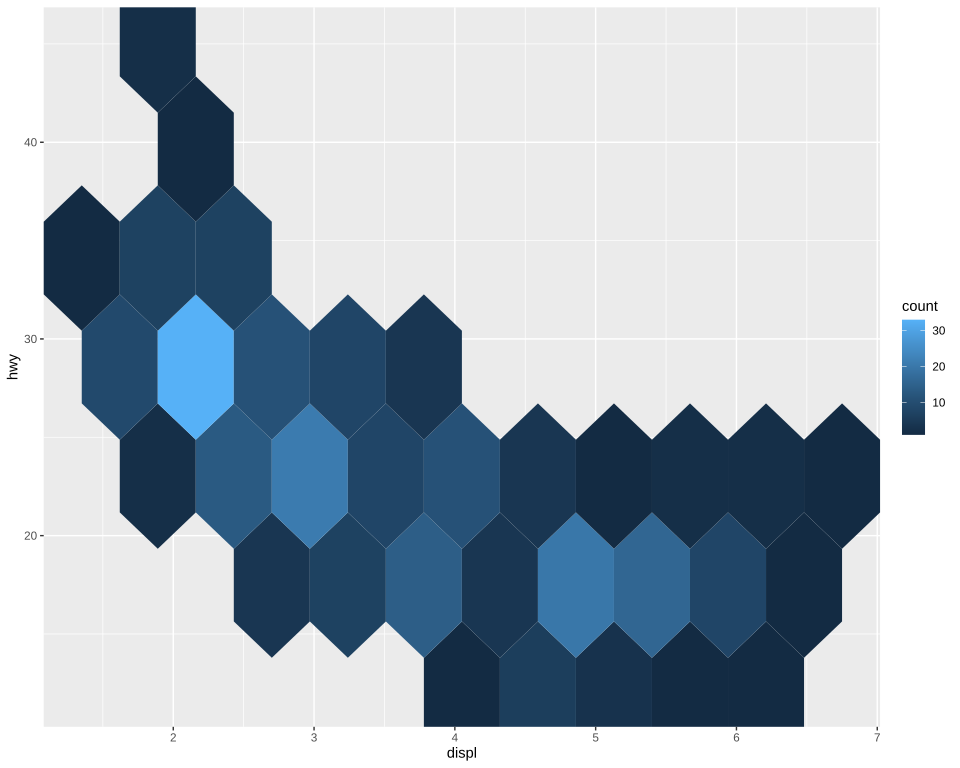

This chart was generated by the following R code:
# The plot test/golden/hex_bins.svg draws, drawn by ggplot2 itself, as ggplot2's own visual
# tests draw their snapshots: the independent check on that golden whenever it changes. The suite
# never runs this; it needs R, ggplot2, vdiffr and hexbin, saved as the Docker image
# giggly-r:ggplot2-4.0.3-hexbin. From the repository's root:
#
#   docker run --rm -v "$PWD/test/golden":/golden:ro giggly-r:ggplot2-4.0.3-hexbin \
#     Rscript /golden/hex_bins.R > hex_bins.ggplot2.svg
#
# and compare the two drawings element by element, as test/golden/line_missing.R does.
#
# Hexagons 10 across x and 5 up y, written as the widths that number gives each axis, the axis's
# extent over its bins, as ggplot2's documentation describes `bins = c(10, 5)`; ggplot2 4.0.3
# divides x's extent for both, so the pair itself would draw something else.
# First checked with ggplot2 4.0.3, vdiffr 1.0.9 and hexbin 1.28.6: every element and clip path
# matches but the colour bar's fill, as test/golden/hex.R says, and the one departure is
# test/golden/point.R's, the x axis drawn before the y.

library(ggplot2)

plot <- ggplot(mpg, aes(displ, hwy)) +
  geom_hex(binwidth = c(diff(range(mpg$displ)) / 10, diff(range(mpg$hwy)) / 5)) +
  guides(fill = guide_colourbar(display = "gradient")) + theme_gray()

file <- tempfile(fileext = ".svg")
vdiffr::write_svg(plot, file)
cat(readLines(file), sep = "\n")
